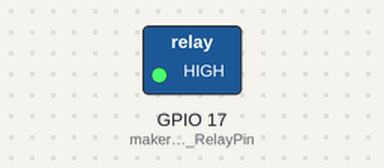
Simulated run of this program. Board: Raspberry Pi (BCM pin numbers). Parts: switched loads named in the program (green lamp = pin HIGH).

Above: at 1.0 s.
At 3.0 s:
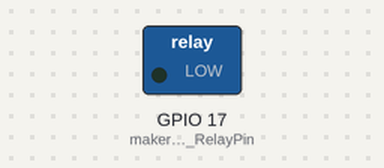
Timing chart, 0 to 5.2 s (numbered marks = the images above):
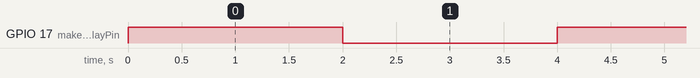

The program:

led_with_relay.py
```python
'''
lgpio (Linux- General Purpose Input/Output) is a library for controlling GPIO pins

allow user to read and write to GPIO pins
support PWM (Pulse Width Modulation), is used for dimming LEDs, controlling motors etc
'''


from gpiozero import LED
from time import sleep

makerobo_RelayPin = LED(17)

def makerobo_setup():
	makerobo_RelayPin.off()

def makerobo_loop():
	while True:
		makerobo_RelayPin.on()
		sleep(2)
		makerobo_RelayPin.off()
		sleep(2)
		()

def makerobo_destroy():
	makerobo_RelayPin.close()

if __name__ == "__main__":
	makerobo_setup()
	try:
		makerobo_loop()
	except KeyboardInterrupt:
		makerobo_destroy()
```

Measured:
- by itself, GPIO 17 (makerobo_RelayPin): alternates HIGH for 2.0 s and LOW for 2.0 s
